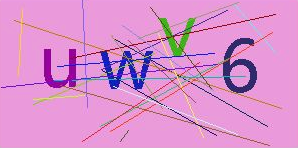
#> input picture Python爬虫100例教程/6验证码-55-pytesseract库/2.png, 298 x 148 px
$ python '带干扰的数字+字母.py'
#> lines starting #> are read from the running program, lines starting #| are printed output that depends on the picture; after the words box and inside, x2 and y2 are one past the last pixel; in counts of white or black regions, pixels touching at a corner belong together
import pytesseract
from PIL import Image


def initTable(threshold=140):
    table = []
    for i in range(256):
        if i < threshold:
            table.append(0)
        else:
            table.append(1)
    return table


def main():
    image = Image.open("2.png")
#> image is the input picture: PIL image 298x148 RGBA; mean R, G, B, A 217.5, 144.8, 205.8, 255

    image = image.convert('L')
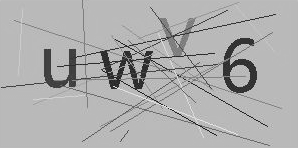
#> image: PIL image 298x148 L; min 19, max 241, mean 173.6

    binaryImage = image.point(initTable(), '1')
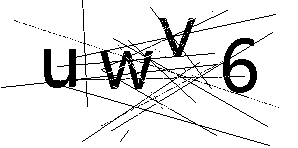
#> binaryImage: PIL image 298x148 1; 89.7% white; 78 black regions (75 under 20 px), largest, box (x1, y1, x2, y2) and area: (1, 7, 276, 146) 4313, (111, 115, 138, 131) 27, (83, 9, 84, 31) 22
    binaryImage.save('3.png')
    # binaryImage.show()

    # 这里为识别出来（因为是带干扰的图片）
    text = pytesseract.image_to_string(binaryImage, lang="chi_sim")
    print(text)


if __name__ == '__main__':
    main()
#> (the call stopped at in main, `text = pytesseract.image_to_string(binaryImage, lang="chi_sim")`: pytesseract is not available in this run)

$ run again, with Python爬虫100例教程/6验证码-55-pytesseract库/1.png copied over Python爬虫100例教程/6验证码-55-pytesseract库/2.png
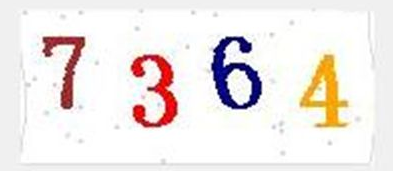
#> input picture Python爬虫100例教程/6验证码-55-pytesseract库/1.png, 396 x 171 px
#> in main, image is the input picture: PIL image 396x171 RGBA; mean R, G, B, A 239.8, 233.3, 231.4, 255
#> in main, `image = image.convert('L')`:
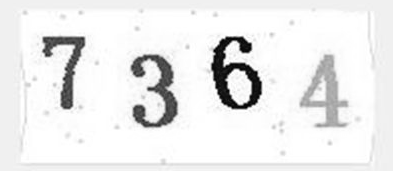
#> image: PIL image 396x171 L; min 5, max 255, mean 235.1
#> in main, `binaryImage = image.point(initTable(), '1')`:
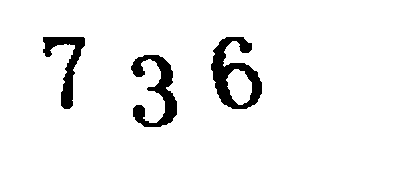
#> binaryImage: PIL image 396x171 1; 94% white; 3 black regions, box (x1, y1, x2, y2) and area: (211, 37, 262, 109) 1642, (131, 55, 177, 127) 1385, (43, 37, 85, 109) 1020
